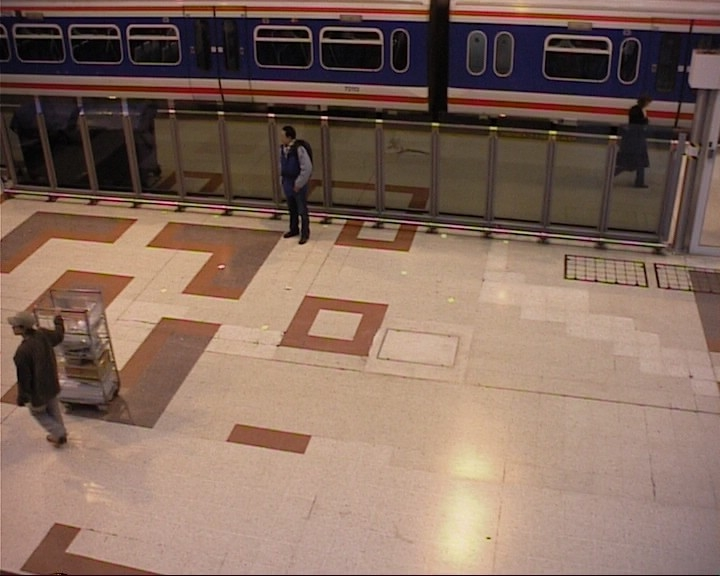
#> input picture in000235.jpg, 720 x 576 px
$ jupyter execute OpticalFlow.ipynb
#> lines starting #> are read from the running program, lines starting #| are printed output that depends on the picture; after the words box and inside, x2 and y2 are one past the last pixel; in counts of white or black regions, pixels touching at a corner belong together
<a href="https://colab.research.google.com/github/gabilodeau/INF6804/blob/master/OpticalFlow.ipynb" target="_parent"></a>

INF6804 Vision par ordinateur

Polytechnique Montréal

Flot optique par deux méthodes différentes

[cell 1]
import numpy as np
import cv2
import os
import matplotlib.pyplot as plt

Lecture des images en entrée. (Images provenant PETS 2006, http://www.cvg.reading.ac.uk/PETS2006/data.html)

[cell 2]
image_name = 'in000235.jpg'
if not os.path.exists(image_name):
  !gdown https://raw.githubusercontent.com/gabilodeau/INF6804/master/images/in000235.jpg
  !gdown https://raw.githubusercontent.com/gabilodeau/INF6804/master/images/in000240.jpg

[cell 3]
image1 = (cv2.imread('in000235.jpg',cv2.IMREAD_GRAYSCALE))
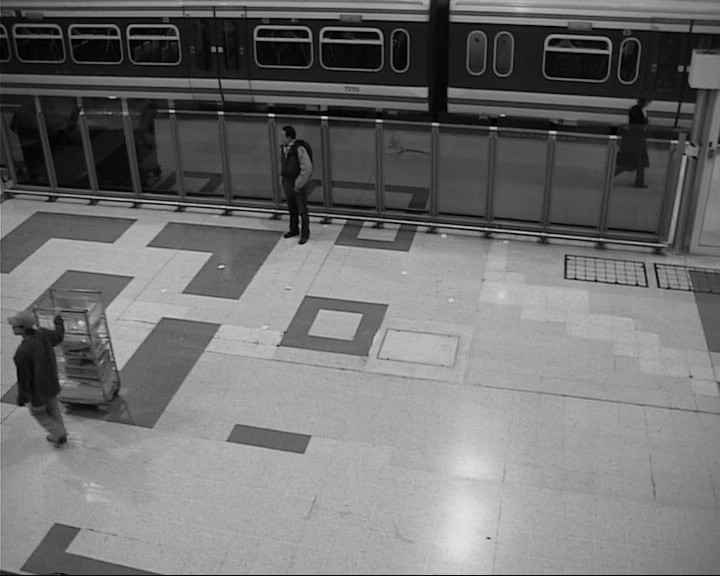
#> image1: shape (576, 720); min 0, max 230, mean 113.2
plt.imshow(image1, cmap = plt.get_cmap('gray'))
plt.show()
image2 = (cv2.imread('in000240.jpg',cv2.IMREAD_GRAYSCALE))
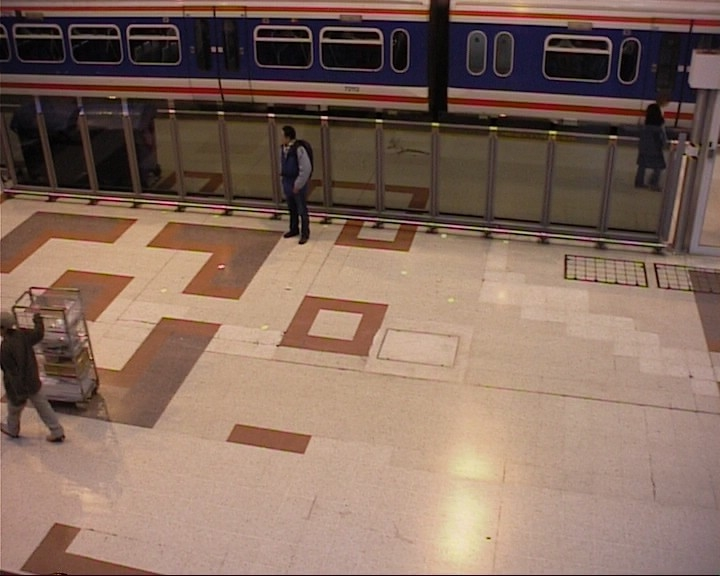
#> input picture in000240.jpg, 720 x 576 px
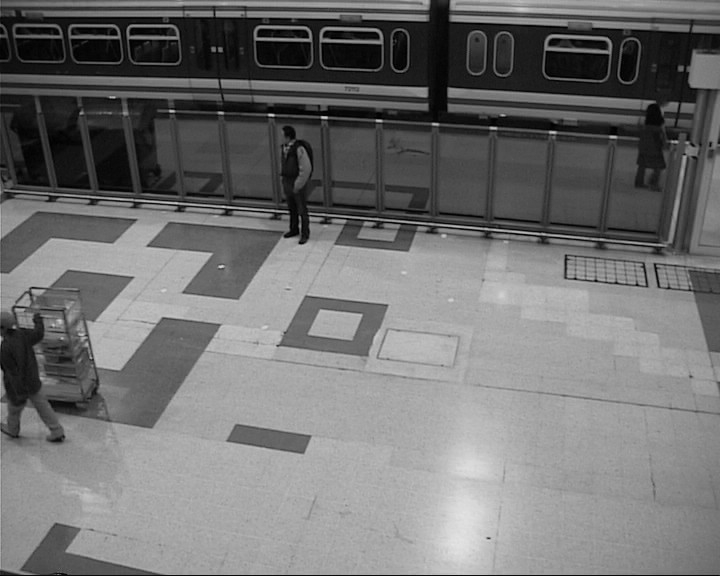
#> image2: shape (576, 720); min 0, max 229, mean 113.5
plt.imshow(image2, cmap = plt.get_cmap('gray'))
plt.show()

Par la méthode de Lucas et Kanade. Flot optique épars.

[cell 4]
# Extraction de coins. On calculera le flux optique pour les coins.
corners1 = cv2.goodFeaturesToTrack(image1, maxCorners = 2000, qualityLevel = 0.1, minDistance = 3, blockSize = 5 )
#> corners1 = 415 rows, first 8: [307, 36], [636, 283], [310, 218], [655, 264], [566, 256], [299, 242], [310, 40], [646, 285]

temp = np.int32(corners1)
#> temp = contour of 415 points, box (x1, y1, x2, y2) (1, 8, 712, 575), area 414404
img = np.copy(image1)
for i in range(0, len(corners1)):
    cv2.circle(img,(temp[i,0,0],temp[i,0,1]),3,255,-1)
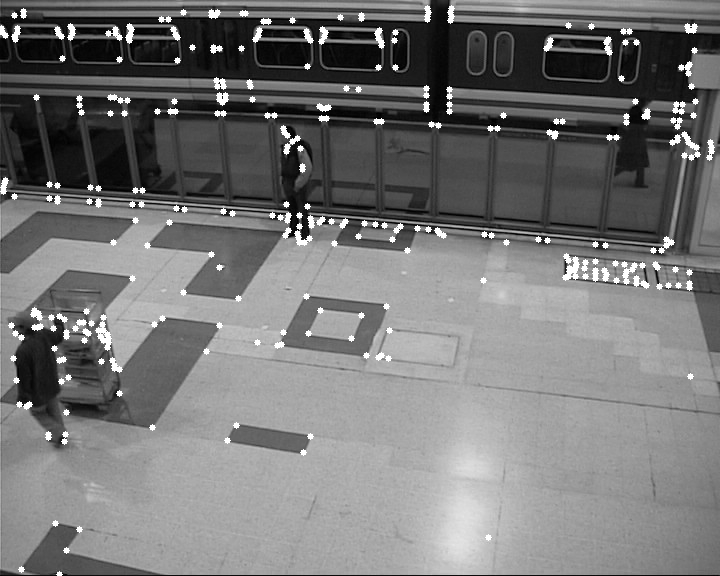
#> img: shape (576, 720); 2.7% of pixels changed, all inside (x1, y1, x2, y2) = (0, 5, 715, 576)

plt.imshow(img, cmap = plt.get_cmap('gray'))
plt.show()

On cherche le déplacement des coins.

[cell 5]
corners2, st, err = cv2.calcOpticalFlowPyrLK(image1, image2, corners1, None, winSize  = (15,15), maxLevel = 0,
                                       criteria = (cv2.TERM_CRITERIA_EPS | cv2.TERM_CRITERIA_COUNT, 10, 0.03))
#> corners2 = 415 rows, first 8: [307, 35.99], [636, 283], [309.9, 218], [655, 264], [566, 256], [299, 242], [310, 39.98], [646, 285]; st = 415 values, max 1 at index 0, min 0 at index 232, mean 0.998; err = 415 values, max 79.51 at index 371, min 3.12e-43 at index 232, mean 7.35

Affichage des déplacements. On obtient un vecteur de déplacement par coins.

[cell 6]
fig1 = plt.figure(figsize = (10,10))
temp1 = np.int32(corners1)
#> temp1 has the same summary as temp
temp2 = np.int32(corners2)
#> temp2 = contour of 415 points, box (x1, y1, x2, y2) (-9, 7, 712, 574), area 406186
img = np.copy(image1)
for i in range(0, len(corners1)):
    cv2.line(img, (temp1[i,0,0],temp1[i,0,1]),(temp2[i,0,0],temp1[i,0,1]), 255, 2)
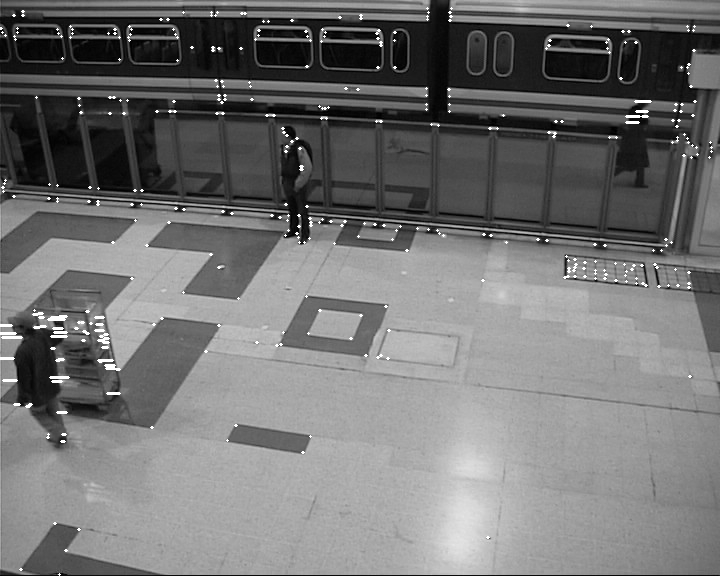
#> img: shape (576, 720); 0.91% of pixels changed, all inside (x1, y1, x2, y2) = (0, 7, 713, 576)
plt.imshow(img, cmap = plt.get_cmap('gray'))
plt.show()

Par la méthode de Farneback. Flot optique dense.

[cell 7]
# Pour tous les pixels de l'image
flot = cv2.calcOpticalFlowFarneback(image1,image2, None, 0.5, 3, 15, 3, 5, 1.2, 0)

Affichage du déplacement de tous les pixels de l'image. Donc, un vecteur de déplacement par pixel.

[cell 8]
fig2 = plt.figure(figsize = (10,10))
hsv = np.zeros((len(image1),len(image1[0]),3))
#> hsv: shape (576, 720, 3) float64; every value is 0
hsv[...,1] = 255
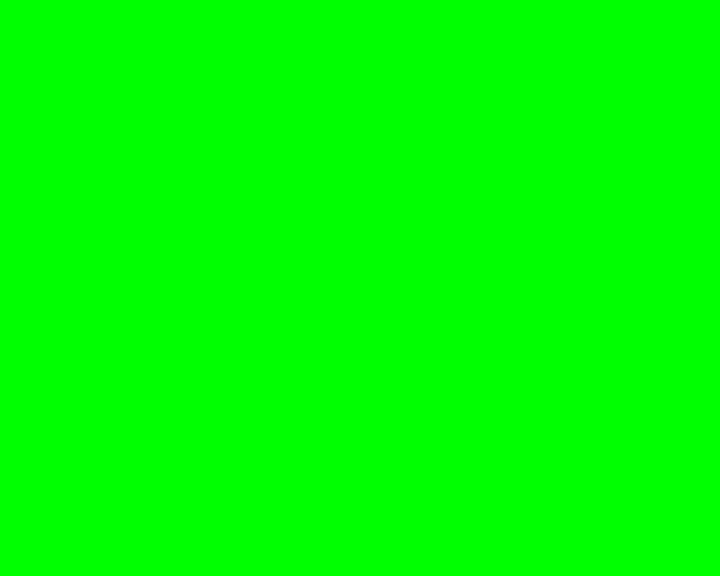
#> hsv: shape (576, 720, 3) float64; mean of channels 0, 1, 2 0, 255, 0; drawn as B, G, R
mag, ang = cv2.cartToPolar(flot[...,0], flot[...,1])
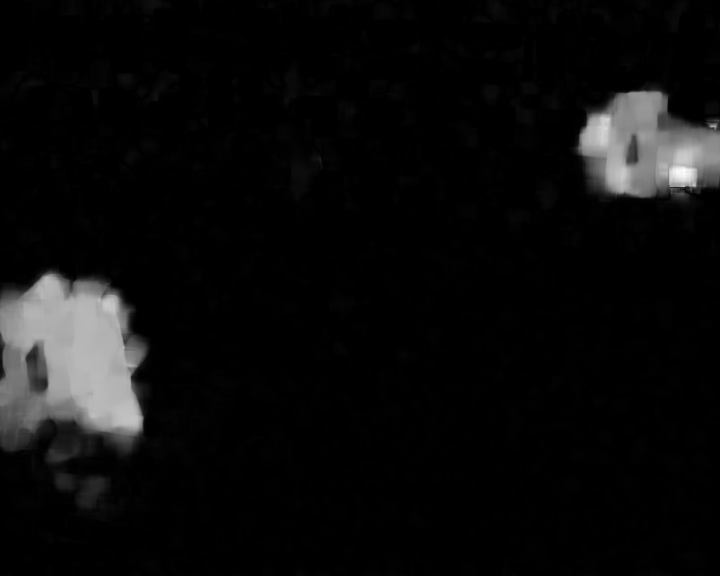
#> mag: shape (576, 720) float32; min 9.29e-05, max 30.28, mean 1.5; drawn with min black and max white
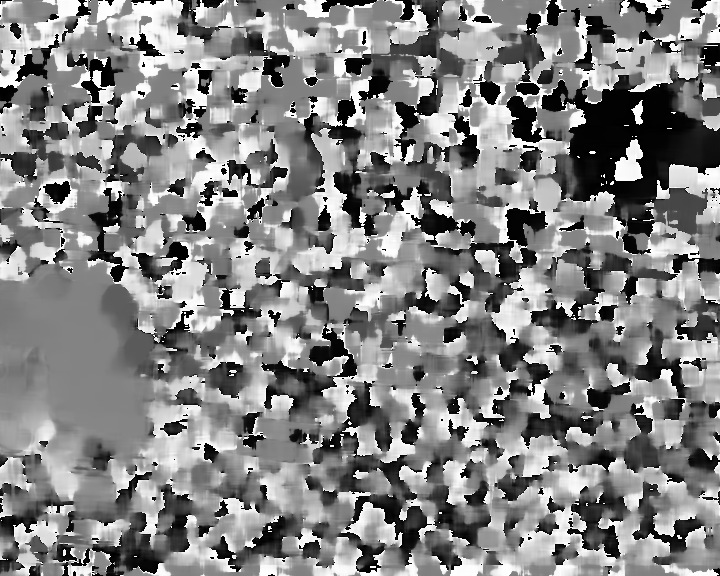
#> ang: shape (576, 720) float32; min 4.66e-06, max 6.28, mean 3.24; drawn with min black and max white
hsv[...,0] = ang*180/np.pi/2
hsv[...,2] = cv2.normalize(mag,None,0,255,cv2.NORM_MINMAX)
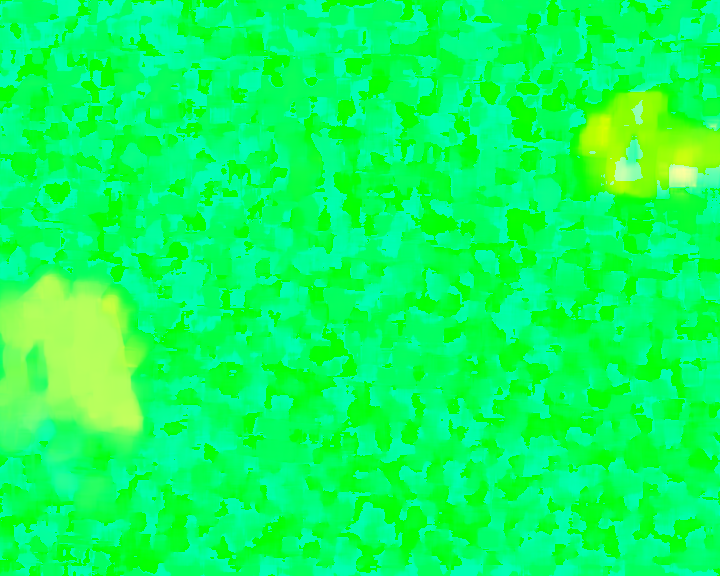
#> hsv: shape (576, 720, 3) float64; mean of channels 0, 1, 2 92.8, 255, 12.3; drawn with min black and max white
bgr = cv2.cvtColor(np.uint8(hsv),cv2.COLOR_HSV2BGR)
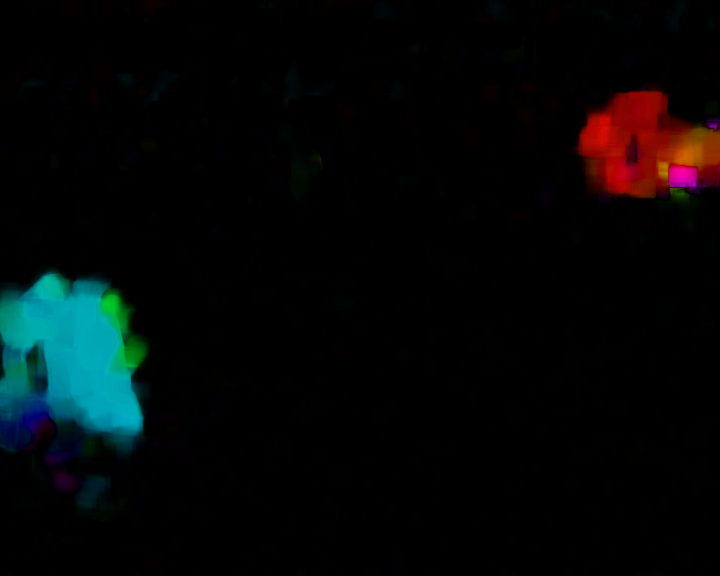
#> bgr: shape (576, 720, 3); mean B, G, R 7.4, 7.2, 4.1
plt.imshow(bgr)
plt.show()
